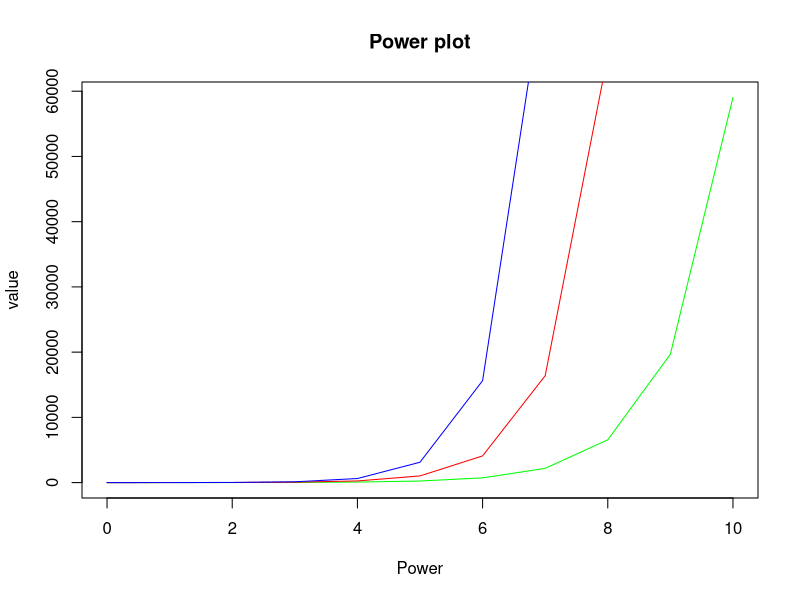

Source code (R): (Note: this script raises an error after producing the figure.)
###########Q3.1, Q3,2, Q3,3
powerSeq <- function(base,maxExp){
  base <- as.integer(base)
  maxExp <- as.integer(maxExp)
  x <- vector("numeric",maxExp + 1)
  y <- vector("numeric",maxExp + 1)
  for (i in 0:maxExp ){
    y[i+1] <- base**i
    x[i+1] <- i 
  }
  names(y) <- x
  return (y)
}
base_3 <- powerSeq(3,10)
base_4 <- powerSeq(4,10)
base_5 <- powerSeq(5,10)
print(base_3)
print(base_4)
print(base_5)
x_axis <- seq(from = 0,to = 10,by = 1)
plot(x_axis,base_3, type = "l",col = "green",xlab = "Power", ylab = "value", main = "Power plot")
lines(x_axis,base_4, type = "l",col = "red")
lines(x_axis,base_5, type = "l", col= "blue")
#legend("topleft",legend=c("base 3", "base 4","base 5"),lty=c(1,1,1),col=c("green","red","blue"),bg="white",lwd=2)

powerChart <- cbind(base_3,base_4,base_5)
colnames(powerChart) <- c("3","4","5")
print(powerChart)
############Q3.4   create a powerChartDes matrix
powerChartDes <- setNames(data.frame(matrix(nrow = 11,ncol = 3)),colnames(powerChart))
rownames(powerChartDes) <- paste0(0:10)
for (i in 1:length(rownames(powerChart))){
  power <- as.character(rownames(powerChart)[i])
  for (j in 1:length(colnames(powerChart))){
    base <- as.character(colnames(powerChart)[j])
    value <- as.character(powerChart[i,j])
    result = paste(base,"to the power of", power, "=",value)
    powerChartDes[i,j] <- result
  }
}
print(powerChartDes)
###########Q3.5   create a negpowerChart matrix
negpowerChart <- setNames(data.frame(matrix(nrow = 11,ncol = 3)),colnames(powerChart))
rownames(negpowerChart) <- paste0(0:10)
for (i in 1:length(rownames(powerChart))){
  for (j in 1:length(colnames(powerChart))){
    negpowerChart[i,j] <- 1/powerChart[i,j]
  }
}
print(negpowerChart)
############Q3.6 create C vector 
for (i in 1:length(rownames(powerChart))){
  result <- 0
  for (j in 1:length(colnames(powerChart))){
    if (j == 2){
      result <- result - powerChart[i,j]
    }
    else {
      result <- result + powerChart[i,j]
    }
  }
  C[i] <- result
}
print(C)
lines(x_axis,C, type = "l", col= "black")
legend("topleft",legend=c("base 3", "base 4","base 5","C"),lty=c(1,1,1,1),col=c("green","red","blue","black"),bg="white",lwd=2)